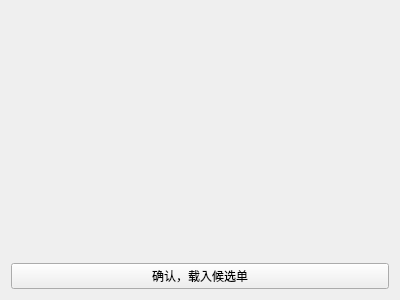
<?xml version="1.0" encoding="UTF-8"?>
<ui version="4.0">
 <class>MingDanView</class>
 <widget class="QWidget" name="MingDanView">
  <property name="geometry">
   <rect>
    <x>0</x>
    <y>0</y>
    <width>400</width>
    <height>300</height>
   </rect>
  </property>
  <property name="windowTitle">
   <string>Form</string>
  </property>
  <layout class="QVBoxLayout" name="verticalLayout">
   <item>
    <widget class="MyTableView" name="widget" native="true"/>
   </item>
   <item>
    <widget class="QPushButton" name="pushButton">
     <property name="text">
      <string>确认，载入候选单</string>
     </property>
    </widget>
   </item>
  </layout>
 </widget>
 <customwidgets>
  <customwidget>
   <class>MyTableView</class>
   <extends>QWidget</extends>
   <header>mytableview.h</header>
   <container>1</container>
  </customwidget>
 </customwidgets>
 <resources/>
 <connections/>
</ui>
